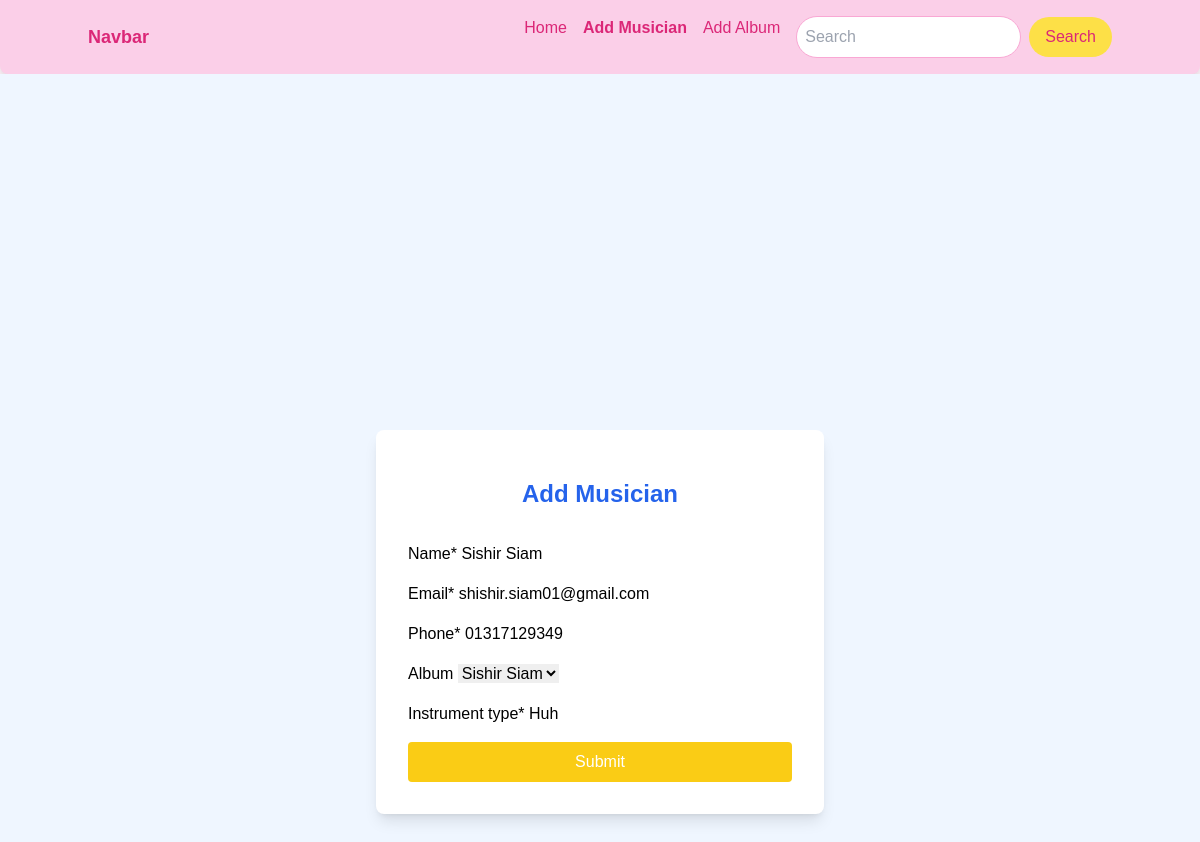
The page /musician/edit/1 on the database its author committed.
### musician/models.py (models this page shows, shortened)
class Musician_Model(models.Model):
    name = models.CharField(max_length=100)
    email = models.EmailField(max_length=100)
    phone = models.CharField(max_length=11)
    album = models.ForeignKey(Album_Model, on_delete=models.SET_NULL, null=True, blank=True, related_name="musicians")
    instrument_type = models.CharField(max_length=200)

### Album/models.py (models this page shows)
class Album_Model(models.Model):
    name = models.CharField(max_length=100)
    album_release_date = models.DateField(auto_now_add=True)
    RATING_CHOICES = [
        (1, '1'),
        (2, '2'),
        (3, '3'),
        (4, '4'),
        (5, '5'),
    ]
    Rating = models.IntegerField(choices=RATING_CHOICES)
    def __str__(self) -> str:
        return self.name

### musician/views.py (the view)
# urls.py: path('edit/<int:id>',views.edit_musician,name='edit_musician'),
def edit_musician(request, id):
    musician_object = Musician_Model.objects.all().get(pk=id)
    add_musician_form = MusicianForm(instance=musician_object)
    if request.method == 'POST':
        add_musician_form = MusicianForm(request.POST, instance=musician_object)
        if add_musician_form.is_valid():
            add_musician_form.save()
            return redirect('home_page')
    return render(request, 'musician.html', {'form': add_musician_form})

### musician/forms.py
class MusicianForm(forms.ModelForm):
    class Meta:
        model=Musician_Model
        fields='__all__'

### musician/templates/musician.html (shortened to what this page needs)
{% extends "base.html" %}
{% load crispy_forms_tags %}
{% block content %}
<div class="flex justify-center items-center min-h-screen bg-blue-50">
    <div class="w-full max-w-md bg-white p-8 rounded-lg shadow-lg">
        <form action="" method="post" class="space-y-4">
            <h2 class="text-2xl font-semibold text-center text-blue-600 pb-4">Add Musician</h2>
            {{ form|crispy }}
            <button class="w-full py-2 bg-yellow-400 text-white rounded hover:bg-yellow-500 transition duration-200">Submit</button>
        </form>
    </div>
</div>
{% endblock content %}

### templates/base.html (style rules this page uses)
body { font-family: 'Comic Sans MS', cursive, sans-serif; }

### rows shown on the page
Musician_Model: name "Sishir Siam", email "shishir.siam01@gmail.com", phone "01317129349", album "Sishir Siam", instrument_type "Huh"
